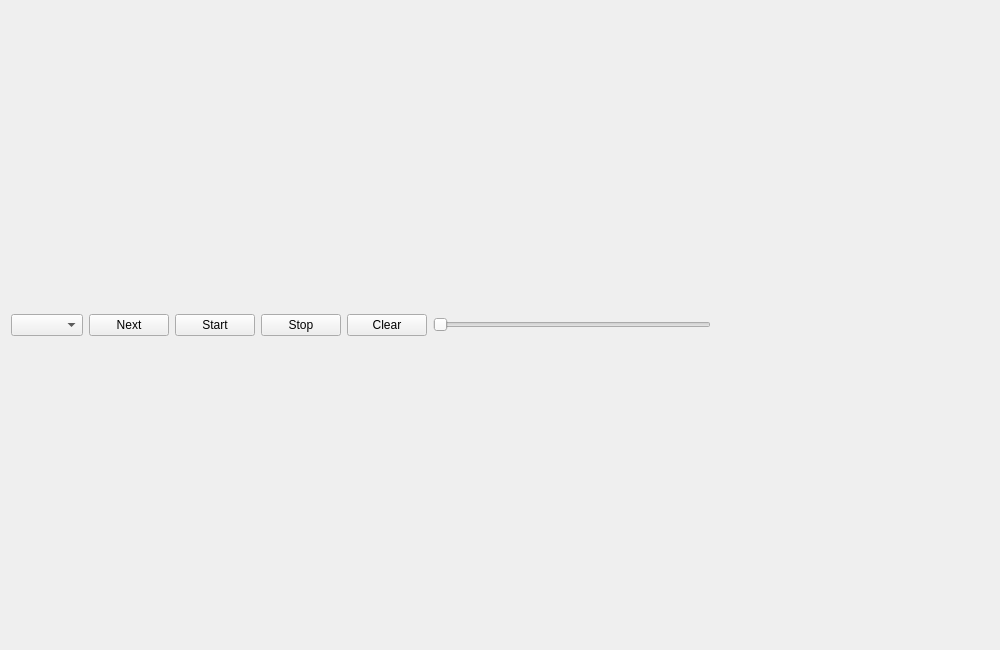
<?xml version="1.0" encoding="UTF-8"?>
<ui version="4.0">
 <class>Widget</class>
 <widget class="QWidget" name="Widget">
  <property name="geometry">
   <rect>
    <x>0</x>
    <y>0</y>
    <width>1000</width>
    <height>650</height>
   </rect>
  </property>
  <property name="windowTitle">
   <string>Widget</string>
  </property>
  <layout class="QVBoxLayout" name="verticalLayout" stretch="10,1">
   <item>
    <layout class="QGridLayout" name="gameLayout">
     <property name="spacing">
      <number>0</number>
     </property>
    </layout>
   </item>
   <item>
    <layout class="QHBoxLayout" name="controlLayout">
     <item>
      <widget class="QComboBox" name="comboBox"/>
     </item>
     <item>
      <widget class="QPushButton" name="nextButton">
       <property name="text">
        <string>Next</string>
       </property>
      </widget>
     </item>
     <item>
      <widget class="QPushButton" name="startButton">
       <property name="text">
        <string>Start</string>
       </property>
      </widget>
     </item>
     <item>
      <widget class="QPushButton" name="stopButton">
       <property name="text">
        <string>Stop</string>
       </property>
      </widget>
     </item>
     <item>
      <widget class="QPushButton" name="clearButton">
       <property name="text">
        <string>Clear</string>
       </property>
      </widget>
     </item>
     <item>
      <widget class="QSlider" name="horizontalSlider">
       <property name="orientation">
        <enum>Qt::Horizontal</enum>
       </property>
      </widget>
     </item>
     <item>
      <spacer name="horizontalSpacer">
       <property name="orientation">
        <enum>Qt::Horizontal</enum>
       </property>
       <property name="sizeHint" stdset="0">
        <size>
         <width>40</width>
         <height>20</height>
        </size>
       </property>
      </spacer>
     </item>
    </layout>
   </item>
  </layout>
 </widget>
 <layoutdefault spacing="6" margin="11"/>
 <resources/>
 <connections/>
</ui>
